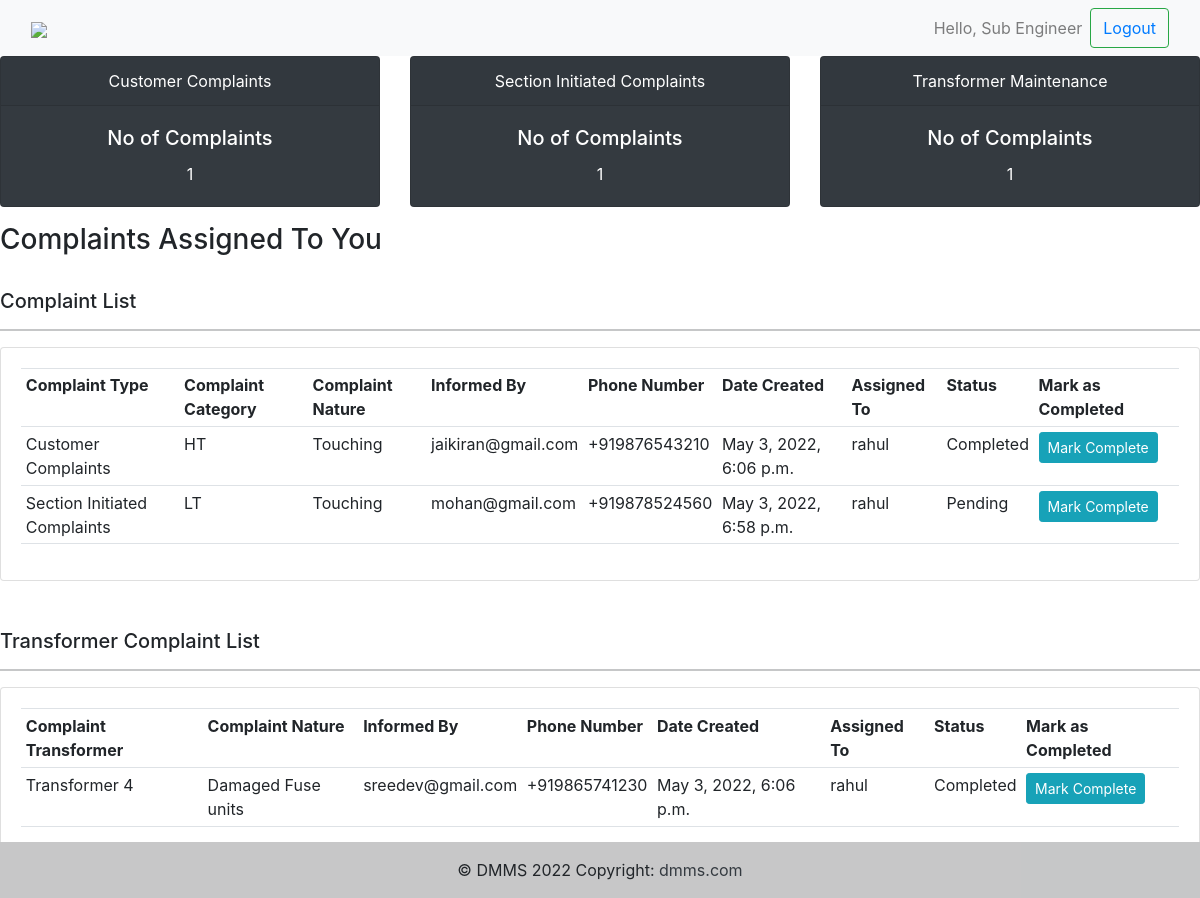
/user/ (signed in), run on the app's committed database.
### complaints/models.py (models this page shows, shortened)
class Complaint(models.Model):
    complaint_id = models.UUIDField(primary_key=True, default=uuid.uuid4, editable=False)
    complaint_type = models.CharField(max_length=30, null=True, choices=TYPES, default='Customer Complaints')
    complaint_category = models.CharField(max_length=20, null=True, choices=CATEGORY_CHOICES, default='HT')
    complaint_nature = models.CharField(max_length=40, null=True, choices=CATEGORY_NATURE, default='Touching')
    email = models.EmailField(max_length=254, null=True)
    phone = PhoneNumberField(unique = False, null = False, blank = False)
    date_created = models.DateTimeField(auto_now_add=True, null=True)
    status = models.CharField(max_length=30, null=True, choices=STATUS, default='Pending')
    user = models.ForeignKey(User, null=True, on_delete=models.CASCADE)

class Complaint_Transformer(models.Model):
    complaint_id = models.UUIDField(primary_key=True, default=uuid.uuid4, editable=False)
    complaint_trans = models.CharField(max_length=20, null=True, choices=TRANS_CHOICES, default='Transformer 1')
    complaint_nature = models.CharField(max_length=40, null=True, choices=CATEGORY_NATURE_TRANS, default='Damaged Transformer AB')
    email = models.EmailField(max_length=254, null=True)
    phone = PhoneNumberField(unique = False, null = False, blank = False)
    date_created = models.DateTimeField(auto_now_add=True, null=True)
    status = models.CharField(max_length=30, null=True, choices=STATUS, default='Pending')
    user = models.ForeignKey(User, null=True, on_delete=models.CASCADE)

### complaints/decorators.py (the view)
		def wrapper_func(request, *args, **kwargs):
			group = None
			if request.user.groups.exists():
				print("Allowed", allowed_roles)
				group = request.user.groups.all()[0].name
			if group in allowed_roles:
				return view_func(request, *args, **kwargs)
			else:
				return HttpResponse('You are not authorized to view this page')

### complaints/templates/complaints/user.html
{%  extends 'complaints/main.html' %}
{% block content %}
{%  include 'complaints/status.html' %}
<h3>Complaints Assigned To You</h3>
<br>
<div class="row">
	<div class="col-md-12">
		<h5>Complaint List</h5>
		<hr>
		<div class="card card-body">
			<table class="table table-sm">
				<tr>
					<th>Complaint Type</th>
					<th>Complaint Category</th>
					<th>Complaint Nature</th>
					<th>Informed By</th>
					<th>Phone Number</th>
					<th>Date Created</th>
					<th>Assigned To</th>
					<th>Status</th>
					<th>Mark as Completed</th>
				</tr>
				{% for i in complaint %}
					<tr>
						<td>{{ i.complaint_type }}</td>
						<td>{{ i.complaint_category }}</td>
						<td>{{ i.complaint_nature }}</td>
						<td>{{ i.email }}</td>
						<td>{{ i.phone }}</td>
						<td>{{ i.date_created }}</td>
						<td>{{ i.user }}</td>
						<td>{{ i.status }}</td>
						<td><a class = "btn btn-sm btn-info"  href="{% url 'assign_complaint' i.complaint_id False %}">Mark Complete</a></td>
					</tr>
				{% endfor %}
			</table>
		</div>
	</div>
</div>
<br>
<br>
<div class="row">
	<div class="col-md-12">
		<h5>Transformer Complaint List</h5>
		<hr>
		<div class="card card-body">
			<table class="table table-sm">
				<tr>
					<th>Complaint Transformer</th>
					<th>Complaint Nature</th>
					<th>Informed By</th>
					<th>Phone Number</th>
					<th>Date Created</th>
					<th>Assigned To</th>
					<th>Status</th>
					<th>Mark as Completed</th>
				</tr>
				{% for i in complaint_transformer %}
					<tr>
						<td>{{ i.complaint_trans }}</td>
						<td>{{ i.complaint_nature }}</td>
						<td>{{ i.email }}</td>
						<td>{{ i.phone }}</td>
						<td>{{ i.date_created }}</td>
						<td>{{ i.user }}</td>
						<td>{{ i.status }}</td>
						<td><a class = "btn btn-sm btn-info"  href="{% url 'assign_complaint' i.complaint_id True %}">Mark Complete</a></td>
					</tr>
				{% endfor %}
			</table>
		</div>
	</div>
</div>
{% endblock content %}

### complaints/templates/complaints/main.html (shortened to what this page needs)
<!DOCTYPE html>
<html>
<head>
	<link href="https://cdn.jsdelivr.net/npm/bootstrap@5.1.3/dist/css/bootstrap.min.css" rel="stylesheet">
	 <link rel="stylesheet" href="https://stackpath.bootstrapcdn.com/bootstrap/4.1.3/css/bootstrap.min.css">
</head>
<body>
	{% include 'complaints/navbar.html' %}
	{% block content %}
	{% endblock %}
	{% include 'complaints/footer.html' %}
</body>
</html>

### complaints/templates/complaints/navbar.html (shortened to what this page needs)
{% load static %}
<nav class="navbar navbar-expand-lg navbar-light bg-light">
  <div class="container-fluid">
    <a href="{% url '' %}"><img src="{% static 'images/logo_dmms.png' %}"></a>
    <div class="collapse navbar-collapse" id="navbarSupportedContent">
      <form class="d-flex">
        <ul class="navbar-nav">
          <li class="nav-item">
            <a class="nav-link">Hello, {{ request.user.first_name }}</a>
          </li>
        </ul>
        <button class="btn btn-outline-success" type="submit"><a href="{% url 'logout' %}">Logout</a></button>
      </form>
    </div>
  </div>
</nav>

### complaints/templates/complaints/status.html
<div class="row row-cols-1 row-cols-md-3 g-4">
  	<div class="col">
			<div class="card text-white bg-dark mb-3" style="max-width: 32rem;">
		  		<div class="card-header" align="center">Customer Complaints
		  		</div>
	  			<div class="card-body" align="center">
	    			<h5 class="card-title">No of Complaints</h5>
	    			<p class="card-text">{{ total_customer_cmp_cust }}</p>
	 			</div>
			</div>
	</div>
	<div class="col">
			<div class="card text-white bg-dark mb-3" style="max-width: 32rem;">
  				<div class="card-header" align="center">Section Initiated Complaints
  				</div>
  					<div class="card-body" align="center">
    					<h5 class="card-title">No of Complaints</h5>
    					<p class="card-text">{{ total_customer_cmp_sect }}</p>
 		 			</div>
 		 	</div>
	</div>
	<div class="col">
			<div class="card text-white bg-dark mb-3" style="max-width: 32rem;">
  				<div class="card-header" align="center">Transformer Maintenance
  				</div>
  					<div class="card-body" align="center">
    					<h5 class="card-title">No of Complaints</h5>
    					<p class="card-text">{{ total_trans_cmp }}</p>
 		 			</div>
 		 	</div>
	</div>
	</div>

### complaints/templates/complaints/footer.html
<div class="fixed-bottom">
  <footer class="bg-light text-center">
    <div class="text-center p-3" style="background-color: rgba(0, 0, 0, 0.2);">
      © DMMS 2022 Copyright:
      <a class="text-dark" href="https://robosfoundation.com/">dmms.com</a>
    </div>
  </footer>
</div>

### data on the page
Complaint: complaint_type "Customer Complaints", complaint_category "HT", complaint_nature "Touching", email "jaikiran@gmail.com", phone "+919876543210", date_created "May 3, 2022, 6:06 p.m.", user "rahul", status "Completed"
Complaint: complaint_type "Section Initiated Complaints", complaint_category "LT", complaint_nature "Touching", email "mohan@gmail.com", phone "+919878524560", date_created "May 3, 2022, 6:58 p.m.", user "rahul", status "Pending"
Complaint_Transformer: complaint_trans "Transformer 4", complaint_nature "Damaged Fuse units", email "sreedev@gmail.com", phone "+919865741230", date_created "May 3, 2022, 6:06 p.m.", user "rahul", status "Completed"

### other printed values
{{ request.user.first_name }} "Sub Engineer"
{{ total_customer_cmp_cust }} "1"
{{ total_customer_cmp_sect }} "1"
{{ total_trans_cmp }} "1"
